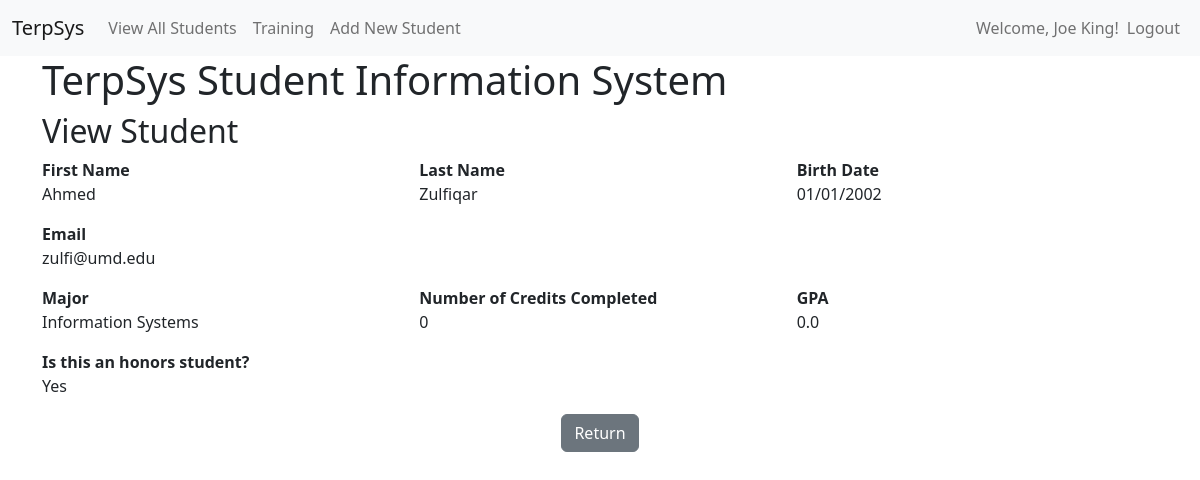
Screenshot of /student/view/1 (signed in) with the database file from the repository.
### models.py (models this page shows, shortened)
class User(UserMixin, db.Model):
    __tablename__ = "user"
    user_id = db.Column(db.Integer, primary_key=True)
    username = db.Column(db.String(100), unique=True)
    first_name = db.Column(db.String(30))
    last_name = db.Column(db.String(50))
    email = db.Column(db.String(100), unique=True)
    password = db.Column(db.String(100))
    role = db.Column(db.String(20))

class Student(db.Model):
    __tablename__ = "student"
    student_id = db.Column(db.Integer, primary_key=True)
    first_name = db.Column(db.String(30), nullable=False)
    last_name = db.Column(db.String(50), nullable=False)
    email = db.Column(db.String(50), nullable=True)
    major_id = db.Column(db.Integer, db.ForeignKey('major.major_id'))
    birth_date = db.Column(db.DateTime, nullable=False)
    num_credits_completed = db.Column(db.Integer, nullable=False)
    gpa = db.Column(db.Float, nullable=False)
    is_honors = db.Column(db.Boolean, nullable=False)

class Major(db.Model):
    __tablename__ = "major"
    major_id = db.Column(db.Integer, primary_key=True)
    major = db.Column(db.String(30), nullable=False)
    students = db.relationship('Student', backref='students')

### app.py (the view, shortened to what this page needs)
@app.route('/student/view/<int:student_id>')
@login_required
@role_required(['ADMIN', 'MANAGER', 'STUDENT'])
def student_view(student_id):
    if current_user.role in ['MANAGER', 'ADMIN']:
        student = Student.query.filter_by(student_id=student_id).first()
        majors = Major.query.order_by(Major.major) \
            .all()
        if student:
            return render_template('student_entry.html', student=student, majors=majors, action='read')
        else:
            flash(f'Student attempting to be viewed could not be found!', 'error')
            return redirect(url_for('student_view_all'))
    else:
        flash(f'Invalid request. Please contact support if this problem persists.', 'error')
        return render_template('error.html')

### app.py (called while the page is built)
@login_manager.user_loader
def load_user(user_id):
    return User.query.get(int(user_id))

### authorize.py (called while the page is built)
def role_required(roles):
    def decorator(func):
        @wraps(func)
        def wrapper(*args, **kwargs):
            if current_user.is_authenticated and current_user.role in roles:
                pass
            else:
                flash('You do not have permission to access this function.', 'error')
                return render_template('access_denied.html')
            if callable(getattr(current_app, "ensure_sync", None)):
                return current_app.ensure_sync(func)(*args, **kwargs)
            return func(*args, **kwargs)
        return wrapper
    return decorator

### templates/student_entry.html (shortened to what this page needs)
{% extends "base.html" %}
{% block page_head %}
    {% if action and action == 'create' %}
        Add New Student
    {% elif action and action == 'update'  %}
        Update Student
    {% else %}
        {% if current_user.role == 'STUDENT' %}
            View My Record
        {% else %}
            View Student
        {% endif %}
    {% endif %}
{% endblock %}
{% block page_content %}
{% if action and action in ['create', 'update'] %}
<form class="row g-3"
      action="{{ url_for('student_edit', student_id=student['student_id']) if student else url_for('student_create') }}" method="post">
{% else %}
    <div class="row g-3">
{% endif %}
  <div class="col-md-4">
    {% if action and action in ['create', 'update'] %}
    <label for="first_name" class="form-label"><strong>First Name</strong></label>
    <input type="text" class="form-control" id="first_name" name="first_name" value="{{ student['first_name'] if student else '' }}" required>
    {% else %}
        <strong>First Name</strong>
        <br>{{ student['first_name'] }}
    {% endif %}
  </div>
  <div class="col-md-4">
    {% if action and action in ['create', 'update'] %}
    <label for="last_name" class="form-label"><strong>Last Name</strong></label>
    <input type="text" class="form-control" id="last_name" name="last_name" value="{{ student['last_name'] if student else '' }}" required>
    {% else %}
        <strong>Last Name</strong>
        <br>{{ student['last_name'] }}
    {% endif %}
  </div>
  <div class="col-md-4">
    {% if action and action in ['create', 'update'] %}
    <label for="birth_date" class="form-label"><strong>Birth Date</strong></label>
    <input type="date" class="form-control" id="birth_date" name="birth_date" value="{{ student['birth_date'].strftime('%Y-%m-%d') if student else '' }}" required>
    {% else %}
        <strong>Birth Date</strong>
        <br>{{ student['birth_date'].strftime('%m/%d/%Y') }}
    {% endif %}
  </div>
  <div class="col-md-12">
    {% if action and action in ['create', 'update'] %}
    <label for="email" class="form-label"><strong>Email</strong></label>
    <input type="email" class="form-control" id="email" name="email" maxlength="100" value="{{ student['email'] if student else '' }}" required>
    {% else %}
        <strong>Email</strong>
        <br>{{ student['email'] }}
    {% endif %}
  </div>
  <div class="col-md-4">
    {% if action and action in ['create', 'update'] %}
    <label for="major_id" class="form-label"><strong>Major</strong></label>
    <select name="major_id" id="major_id" class="form-select form-select-md" aria-label=".form-select-md example">
        <option value="0">---Select A Major---</option>
        {% for each_major in majors %}
        <option value="{{ each_major['major_id'] }}"
                {{ 'selected' if student and each_major['major_id'] == student['major_id'] else ''}}>{{ each_major['major'] }}</option>
        {% endfor %}
    </select>
    {% else %}
         <strong>Major</strong><br>
        {% for each_major in majors %}
            {{ each_major['major'] if student and each_major['major_id'] == student['major_id'] else ''}}
        {% endfor %}
    {% endif %}
  </div>
  {% if action and action in ['read', 'update'] %}
  <div class="col-md-4">
    {% if action and action == 'update' %}
    <label for="num_credits_completed" class="form-label"><strong>Number of Credits Completed</strong></label>
    <input type="number" min="0" max="200" class="form-control" id="num_credits_completed" name="num_credits_completed"
           value="{{ student['num_credits_completed'] if student else '' }}" required>
    {% else %}
        <strong>Number of Credits Completed</strong>
        <br> {{ student['num_credits_completed'] }}
    {% endif %}
  </div>
  <div class="col-md-4">
    {% if action and action in ['create', 'update'] %}
    <label for="gpa" class="form-label"><strong>GPA</strong></label>
    <input type="number" step="0.01" min="0.00" max="4.00" class="form-control" id="gpa" name="gpa" value="{{ student['gpa'] if student else '' }}" required>
    {% else %}
        <strong>GPA</strong>
        <br>{{ student['gpa'] }}
    {% endif %}
  </div>
  {% endif %}
  <div class="col-12">
            {% if action and not(action in ['create', 'update']) %}
            <strong>Is this an honors student?</strong>
            <br>{{ 'Yes' if student and student['is_honors'] == True else 'No' }}
            {% endif %}
  </div>
  <div class="col-12 text-center">
    {% if current_user.role in ['MANAGER', 'ADMIN'] %}
    <a href="{{ url_for('student_view_all') }}" class="btn btn-secondary" role="button">
        {% if action and action in ['create', 'update'] %}
        Cancel
        {% else %}
        Return
        {% endif %}
    </a>
    {% endif %}
  </div>
{% if action and action in ['create', 'update'] %}
</form>
{% else %}
    </div>
{% endif %}
{% endblock %}

### templates/base.html (shortened to what this page needs)
<!DOCTYPE html>
<html lang="en">
  <head>
    <link href="https://cdn.jsdelivr.net/npm/bootstrap@5.2.3/dist/css/bootstrap.min.css" rel="stylesheet">
  </head>
  <body>
        <nav class="navbar navbar-expand-lg navbar-light bg-light">
            <div class="container-fluid">
                <div class="navbar-collapse collapse w-100 order-1 order-md-0 dual-collapse2">
                    <a class="navbar-brand" href="#">TerpSys</a>
                    <ul class="navbar-nav me-auto">
                        {% if current_user.role in ['ADMIN', 'MANAGER'] %}
                        <li class="nav-item">
                          <a id="student_view_all" class="nav-link {% if request.endpoint=='student_view_all' %}active{%endif %}" href="{{ url_for('student_view_all') }}">View All Students</a>
                        </li>
                        {% elif current_user.is_authenticated %}
                        <li class="nav-item">
                          <a id="student_id" class="nav-link {% if request.endpoint=='student_view' %}active{%endif %}" href="{{ url_for('student_view', student_id=0) }}">View My Record</a>
                        </li>
                        {% endif %}
                        {% if current_user.role in ['ADMIN', 'MANAGER'] %}
                        <li class="nav-item">
  <a id="training" class="nav-link {% if request.endpoint=='training' %}active{% endif %}" href="{{ url_for('training') }}">Training</a>
</li>
                        <li class="nav-item">
                          <a id="student_create" class="nav-link {% if request.endpoint=='student_create' %}active{%endif %}" href="{{ url_for('student_create') }}">Add New Student</a>
                        </li>
                        {% endif %}
                    </ul>
                </div>
                {% if current_user.is_authenticated %}
                <div class="navbar-collapse collapse w-100 order-3 dual-collapse2">
                    <ul class="navbar-nav ms-auto">
                        <li class="nav-item navbar-text">
                            Welcome, {{ current_user.first_name }} {{ current_user.last_name }}!
                        </li>
                        <li class="nav-item">
                            <a class="nav-link" href="{{ url_for('logout') }}">Logout</a>
                        </li>
                    </ul>
                </div>
                {% endif %}
            </div>
        </nav>
    <div class="container">
        <h1>TerpSys Student Information System</h1>
        <h2>{% block page_head %}{% endblock %}</h2>
        {% block page_content %}{% endblock %}
    </div>
  </body>
</html>

### rows the page displays
User: first_name "Joe", last_name "King"
Student: first_name "Ahmed", last_name "Zulfiqar", birth_date "01/01/2002", email "zulfi@umd.edu", num_credits_completed "0", gpa "0.0", is_honors "Yes"
Major: major "Information Systems"
